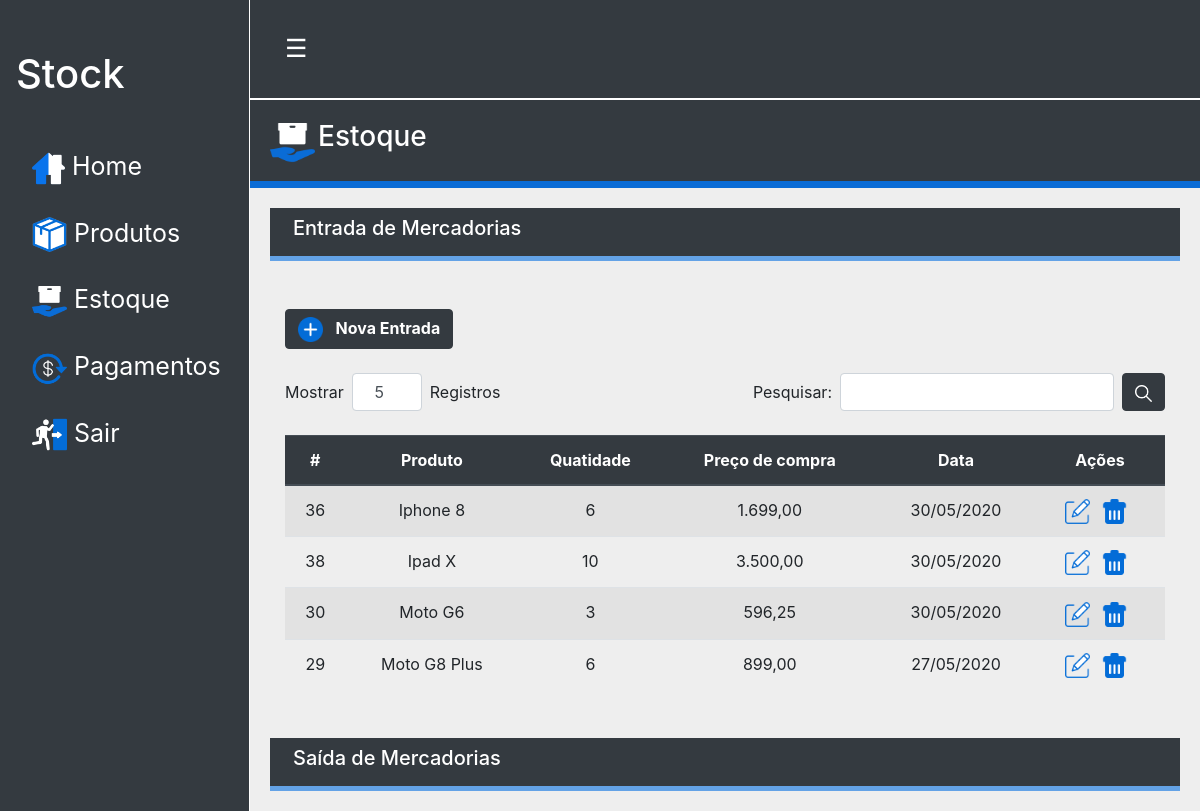
/pages/stock.php, run on an earlier commit of the app's database.
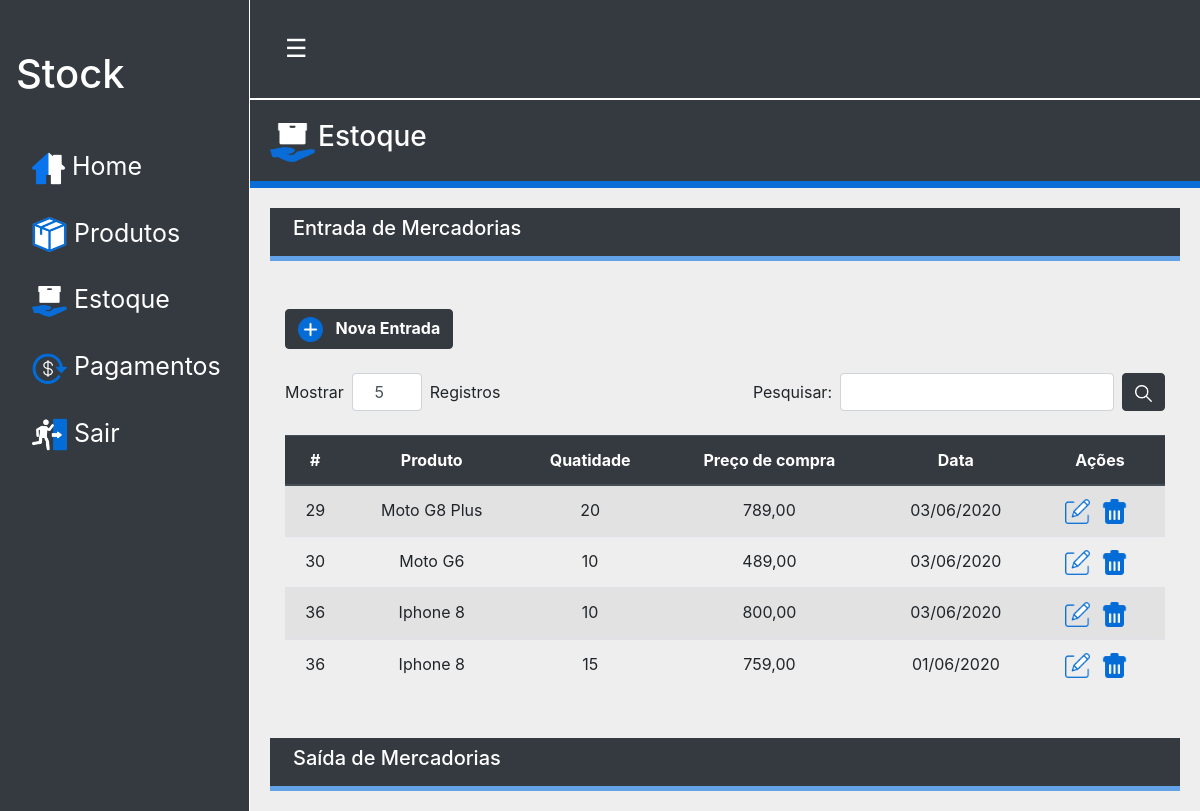
And on a later commit of the database.
### tables this page shows
CREATE TABLE IF NOT EXISTS `entries` (
  `id` int(11) unsigned NOT NULL AUTO_INCREMENT,
  `id_prod` int(11) unsigned NOT NULL,
  `purchase_price` decimal(10,2) NOT NULL,
  `quantity` int(11) NOT NULL DEFAULT 0,
  `date` date DEFAULT NULL,
  PRIMARY KEY (`id`),
  KEY `FK_appetizer_products` (`id_prod`),
  CONSTRAINT `FK_appetizer_products` FOREIGN KEY (`id_prod`) REFERENCES `products` (`id`)
);

CREATE TABLE IF NOT EXISTS `products` (
  `id` int(11) unsigned NOT NULL AUTO_INCREMENT,
  `name` varchar(110) NOT NULL,
  `quantity` int(11) DEFAULT 0,
  `sale_price` decimal(10,2) NOT NULL DEFAULT 0.00,
  UNIQUE KEY `name` (`name`),
  KEY `id` (`id`)
);

### management/services_stock/getStock.php (called while the page is built, shortened)
<?php
$appetizer = new Entries();
if (!empty($_GET['search'])){
    $search = "%".$_GET['search']."%";
    $appetizer = $appetizer->getEntries($search);
} else {
	$appetizer = $appetizer->getEntries();
}

### class/connection.php (called while the page is built, shortened)
<?php
class Connection
{
	public function __construct()
	{
		try {
			$this->pdo = new PDO("mysql:dbname=stock;host=localhost", "root", "");
		} catch(PDOException $e) {
			echo "Erro: " . $e->getMessage();
		}
	}
}

### class/entries.php (called while the page is built, shortened)
<?php
include_once "connection.php";
class Entries extends Connection
{
	public function getEntries($search = null)
	{
		if ($search) {
			$query = "SELECT E.id, E.id_prod, E.purchase_price, E.quantity, E.date, P.name FROM entries AS E INNER JOIN products AS P ON E.id_prod = P.id WHERE name LIKE :search ORDER BY date DESC";
		} else {
			$query = "SELECT E.id, E.id_prod, E.purchase_price, E.quantity, E.date, P.name FROM entries AS E INNER JOIN products AS P ON E.id_prod = P.id ORDER BY date DESC";
		}
		$sql = $this->pdo->prepare($query);
		$sql->bindValue(':search', $search);
		$sql->execute();
		if ($sql->errorCode() != "00000") {
			return false;
		} else {
			if ($sql->rowCount() > 0){
				return $sql->fetchAll();
			} else {
				return array();
			}
		}
	}
}

### help/helps.php (called while the page is built, shortened)
<?php
function format_currency_brl($number) {
	return number_format($number, 2, ',', '.');
}
function format_currency_date_br($date) {
	return implode("/", array_reverse(explode("-", $date)));
}

### pages/stock.php (the view, shortened to what this page needs)
<?php
require "../class/entries.php";
require "../help/helps.php";
require "../management/services_stock/getStock.php";
require "../layout/header.php";
?>
  	<div class="bg-dark text-white retractable title-menu">
  		<img src="../assets/image/stok.png" class="float-left" width="45">
  		<h3 class="ml-5"> Estoque</h3>
  	</div>
  	<div class="retractable body-menu ">
		<div class="container-fluid bg-dark text-white mb-5 submenu-title">
		  <h5 class="p-2">Entrada de Mercadorias</h5>
		</div>
  		<div class="container-fluid ">
  			<a class="btn btn-dark btn-add" data-toggle="modal" href="#modalAdd">
  				<img src="../assets/image/mais.png" width="25" class="mr-2">
  				<span><strong>Nova Entrada</strong></span>
  			</a>
  		</div>
  		<div class="container-fluid mt-4">
  			<div class="row">
  				<div class="col-lg d-flex align-items-center">
  					<span>Mostrar</span>
  					<input type="number" name="show-products" min="1" max="15" value="5" class="ml-2 mr-2 text-center form-control form-number">
  					<span>Registros</span>
  				</div>
  				<div class="col-lg">
					<div class="container-fluid d-flex justify-content-end p-0" style="min-width: 330px" >
						<form method="GET" class="form-inline">
							<span>Pesquisar:</span>
							<input type="text" name="search" class="form-control ml-2 mr-2">
  							<button type="submit" class="btn btn-dark">
  								<img src="../assets/image/search2.png" width="17">
  							</button>
						</form>
					</div>
				</div>
			</div>
		</div>
		<div class="container-fluid mt-4 mb-4">
			<div class="table-resposive">
				<table class="table table-striped table-hover text-center">
					<thead class="thead-dark">
						<tr>
							<th>#</th>
							<th>Produto</th>
							<th>Quatidade</th>
							<th>Preço de compra</th>
							<th>Data</th>
							<th>Ações</th>
						</tr>
					</thead>
					<tbody>
						<?php if (!empty($appetizer)): ?>
							<?php foreach($appetizer as $value): ?>
								<tr>
									<td> <?= $value['id_prod']; ?> </td>
									<td> <?= $value['name']; ?> </td>
									<td> <?= $value['quantity']; ?> </td>
									<td> <?= format_currency_brl($value['purchase_price']); ?> </td>
									<td> <?= format_currency_date_br($value['date']); ?> </td>
									<td>
										<a href='#'>
											<img src='../assets/image/edit.png' width='25' title='Editar' class='mr-2'>
										</a>
										<a href="#" data-href="../management/services_stock/deleteStock.php?id=<?=$value['id'];?>&id_prod=<?=$value['id_prod'];?>&quantity=<?=$value['quantity'];?>" data-toggle="modal" data-target="#confirm-delete">
											<img src="../assets/image/lixo.png" width="25" title="Excluir" class="mr-2">
										</a>
									</td>
								</tr>
							<?php endforeach; ?>
							<?php else: ?>
								<tr>
									<td colspan='6'>Nenhuma Entrada Registrada</td>
								</tr>
						<?php endif; ?>
					</tbody>
				</table>
			</div>
		</div>
		<div class="container-fluid bg-dark text-white mt-5 submenu-title">
		  <h5 class="p-2">Saída de Mercadorias</h5>
		</div>
	</div>
<?php require "../layout/footer.php"; ?>

What changed in the data, as far as the page shows it:
removed entries: id_prod "36", id_prod.name "Iphone 8", quantity "6", purchase_price "1.699,00", date "30/05/2020"
removed entries: id_prod "38", id_prod.name "Ipad X", quantity "10", purchase_price "3.500,00", date "30/05/2020"
removed entries: id_prod "30", id_prod.name "Moto G6", quantity "3", purchase_price "596,25", date "30/05/2020"
removed entries: id_prod "29", id_prod.name "Moto G8 Plus", quantity "6", purchase_price "899,00", date "27/05/2020"
added entries: id_prod "29", id_prod.name "Moto G8 Plus", quantity "20", purchase_price "789,00", date "03/06/2020"
added entries: id_prod "30", id_prod.name "Moto G6", quantity "10", purchase_price "489,00", date "03/06/2020"
added entries: id_prod "36", id_prod.name "Iphone 8", quantity "10", purchase_price "800,00", date "03/06/2020"
added entries: id_prod "36", id_prod.name "Iphone 8", quantity "15", purchase_price "759,00", date "01/06/2020"
